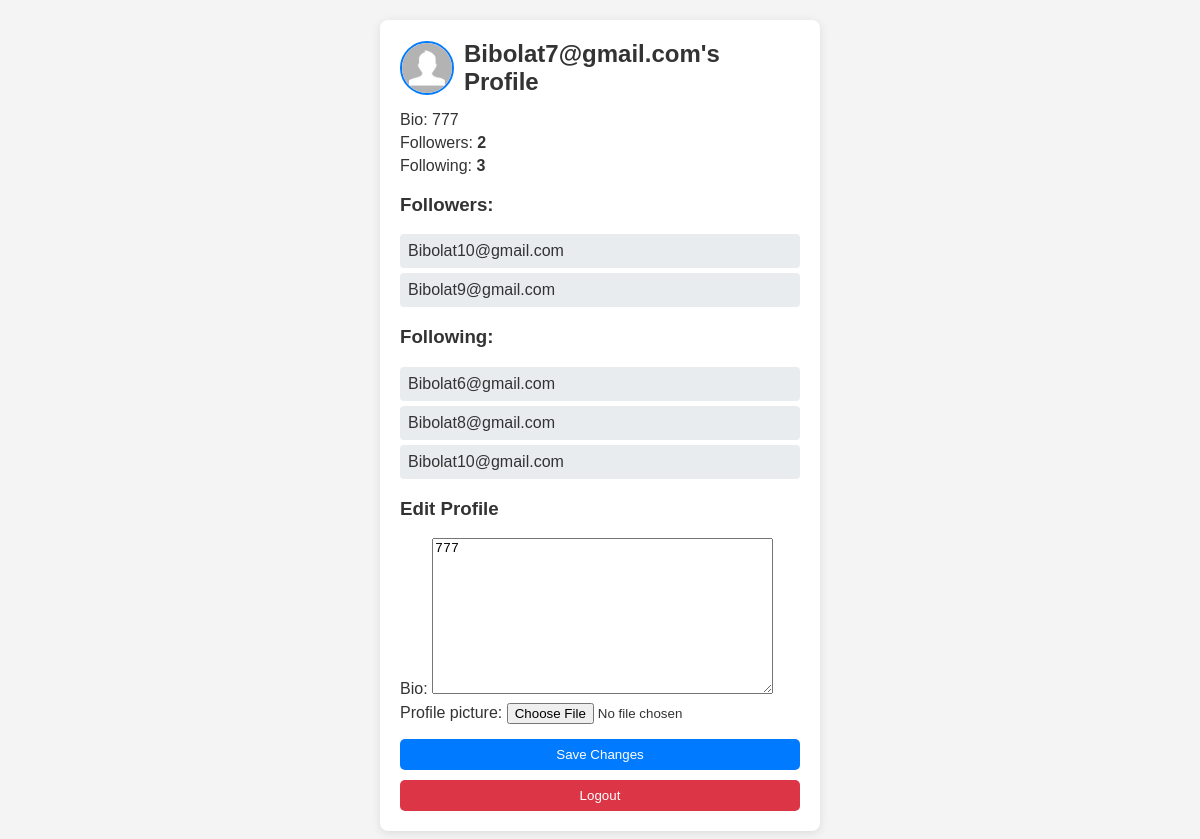
The app's page /users/profile/Bibolat7@gmail.com/ (signed in), older data.
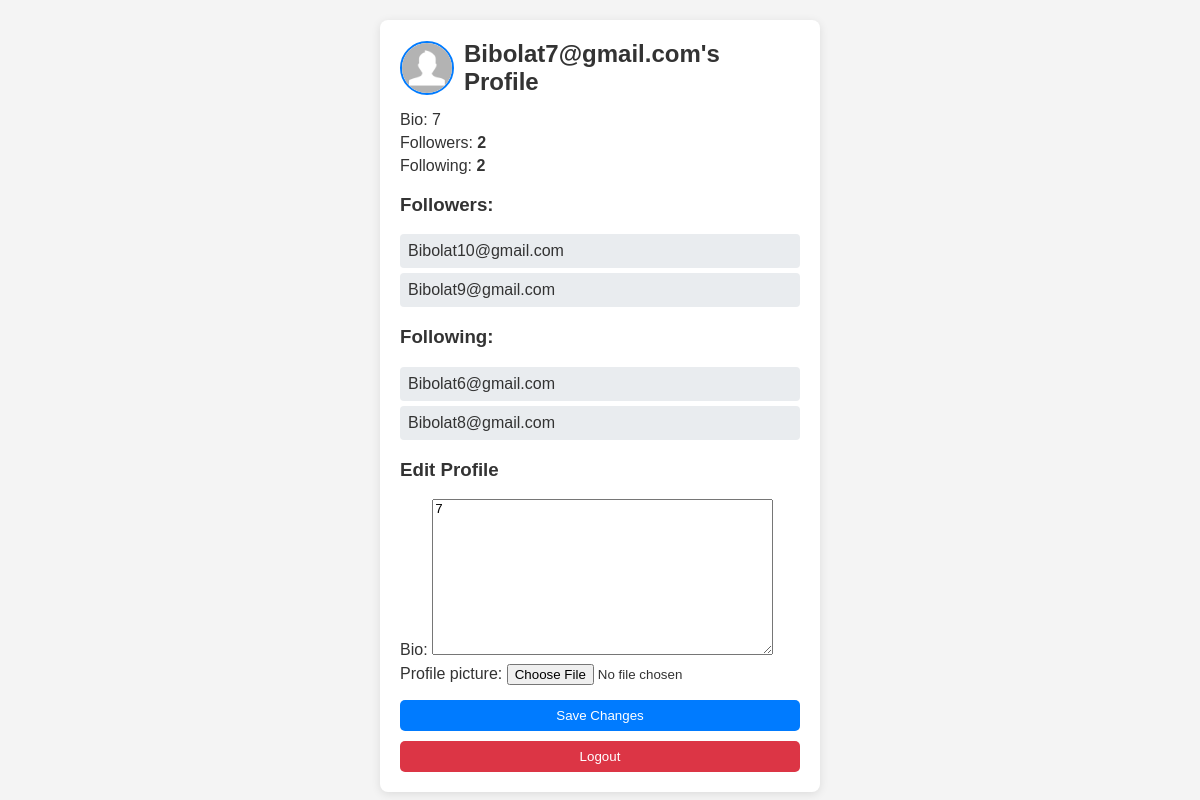
The same page, newer data.
### users/models.py (models this page shows, shortened)
class Profile(models.Model):
    user = models.OneToOneField(User, on_delete=models.CASCADE)
    bio = models.TextField(blank=True, null=True)
    profile_picture = models.ImageField(upload_to='profile_pics', blank=True, null=True)

### users/views.py (the view)
# urls.py: path('profile/<str:username>/', views.profile_detail, name='profile_detail'),
def profile_detail(request, username):
    user = get_object_or_404(User, username=username)
    profile = get_object_or_404(Profile, user=user)
    form = None
    if request.method == 'POST':
        if request.user == user:
            form = ProfileForm(request.POST, request.FILES, instance=profile)
            if form.is_valid():
                form.save()
                return redirect('profile_detail', username=user.username)
        else:
            if 'follow' in request.POST:
                if request.user != user:
                    Follow.objects.get_or_create(follower=request.user, following=user)
            elif 'unfollow' in request.POST:
                Follow.objects.filter(follower=request.user, following=user).delete()
    else:
        if request.user == user:
            form = ProfileForm(instance=profile)
    is_following = Follow.objects.filter(follower=request.user, following=user).exists()
    followers_count = Follow.objects.filter(following=user).count()
    following_count = Follow.objects.filter(follower=user).count()
    followers = Follow.objects.filter(following=user).values_list('follower__username', flat=True)
    following_users = Follow.objects.filter(follower=user).values_list('following__username', flat=True)
    return render(request, 'users/profile.html', {
        'profile': profile,
        'form': form,
        'is_following': is_following,
        'followers_count': followers_count,
        'following_count': following_count,
        'followers': followers,
        'following_users': following_users,
        'MEDIA_URL': settings.MEDIA_URL,
    })

### users/forms.py
class ProfileForm(forms.ModelForm):
    class Meta:
        model = Profile
        fields = ['bio', 'profile_picture']
        widgets = {
            'bio': forms.Textarea(attrs={'class': 'form-control'}),
            'profile_picture': forms.ClearableFileInput(attrs={'class': 'form-control'}),
        }

### users/templates/users/profile.html (shortened to what this page needs)
<!DOCTYPE html>
<html lang="en">
<head>
</head>
<body>
    <div class="container">
        <div class="profile-header">
            {% if profile.profile_picture %}
                <img src="{{ profile.profile_picture.url }}" alt="Profile picture">
            {% else %}
                <img src="{{ MEDIA_URL }}profile_pics/no-profile-picture-icon.webp" alt="Default profile picture">
            {% endif %}
            <h2>{{ profile.user.username }}'s Profile</h2>
        </div>
        <p>Bio: {{ profile.bio }}</p>
        <p>Followers: <span class="followers-count">{{ followers_count }}</span></p>
        <p>Following: <span class="following-count">{{ following_count }}</span></p>
        <h3>Followers:</h3>
        <ul>
            {% for follower in followers %}
                <li>{{ follower }}</li>
            {% empty %}
                <li>No followers yet.</li>
            {% endfor %}
        </ul>
        <h3>Following:</h3>
        <ul>
            {% for following_user in following_users %}
                <li>{{ following_user }}</li>
            {% empty %}
                <li>Not following anyone.</li>
            {% endfor %}
        </ul>
        {% if form %}
            <h3>Edit Profile</h3>
            <form method="POST" enctype="multipart/form-data">
                {{ form.as_p }}
                <button type="submit" class="btn">Save Changes</button>
            </form>
        {% endif %}
        {% if request.user == profile.user %}
            <form method="POST" action="{% url 'logout' %}">
                <button type="submit" class="btn btn-danger">Logout</button>
            </form>
        {% endif %}
    </div>
</body>
</html>

### users/templates/users/profile.html (style rules this page uses)
body { font-family: Arial, sans-serif; background-color: #f4f4f4; margin: 0; padding: 20px; color: #333; }
.container { max-width: 400px; margin: auto; background: white; border-radius: 8px; box-shadow: 0 2px 10px rgba(0, 0, 0, 0.1); padding: 20px; }
.profile-header { display: flex; align-items: center; margin-bottom: 15px; }
.profile-header img { border-radius: 50%; margin-right: 10px; width: 50px; height: 50px; border: 2px solid #007BFF; }
h2 { font-size: 1.5em; margin: 0; }
p { margin: 5px 0; }
.btn { padding: 8px 15px; border: none; background-color: #007BFF; color: white; cursor: pointer; border-radius: 5px; margin-top: 10px; width: 100%; }
.btn-danger { background-color: #dc3545; }
ul { list-style-type: none; padding: 0; margin: 10px 0; }
li { background: #e9ecef; padding: 8px; margin: 5px 0; border-radius: 4px; }
.followers-count, .following-count { font-weight: bold; }

Row changes from the older to the newer data that the page shows:
changed Profile "Bibolat7@gmail.com": bio "777" → "7"
Text that changed along with them:
{{ following_count }}: "3" → "2"
list line gone: "Bibolat10@gmail.com"
